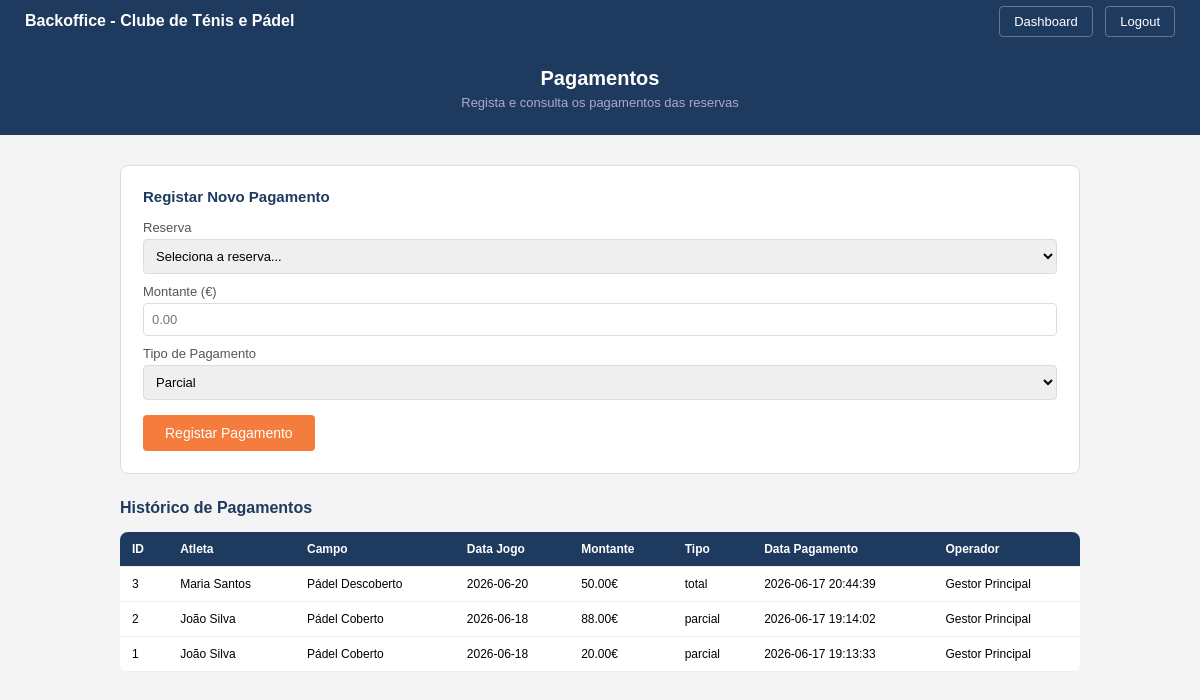
The page /admin/pagamentos.php (signed in) on the database its author committed.
### tables this page shows
CREATE TABLE `pagamento` (
  `id` int(11) NOT NULL,
  `reserva_id` int(11) NOT NULL,
  `montante` decimal(8,2) NOT NULL,
  `data_pagamento` datetime NOT NULL DEFAULT CURRENT_TIMESTAMP,
  `tipo` enum('parcial','total') NOT NULL,
  `operador_id` int(11) NOT NULL
);

CREATE TABLE `atleta` (
  `id` int(11) NOT NULL,
  `jogador` varchar(150) NOT NULL,
  `nome` varchar(150) NOT NULL,
  `documento_tipo` enum('Cartão de Cidadão','Passaporte','Outro') NOT NULL,
  `documento_numero` varchar(50) NOT NULL,
  `nif` varchar(9) DEFAULT NULL,
  `estado_atleta` enum('ativo','inativo') NOT NULL DEFAULT 'ativo',
  `email` varchar(150) NOT NULL,
  `password` varchar(255) NOT NULL,
  `created_at` timestamp NOT NULL DEFAULT CURRENT_TIMESTAMP,
  `updated_at` timestamp NOT NULL DEFAULT CURRENT_TIMESTAMP ON UPDATE CURRENT_TIMESTAMP
);

CREATE TABLE `reserva` (
  `id` int(11) NOT NULL,
  `atleta_id` int(11) NOT NULL,
  `campo_id` int(11) NOT NULL,
  `campo_escolhido` enum('Pádel Coberto','Pádel Descoberto','Ténis Terra Batida','Ténis Rápido') NOT NULL,
  `data_jogo` date NOT NULL,
  `hora_inicio` time NOT NULL,
  `hora_fim` time NOT NULL,
  `estado_reserva` enum('ativa','cancelada','concluida') NOT NULL DEFAULT 'ativa',
  `checkin` tinyint(1) NOT NULL DEFAULT '0',
  `suplemento_iluminacao` tinyint(1) NOT NULL DEFAULT '0',
  `suplemento_aluguer_raquetes` int(11) NOT NULL DEFAULT '0',
  `suplemento_aluguer_bolas` int(11) NOT NULL DEFAULT '0',
  `valor_total` decimal(8,2) NOT NULL,
  `nif_faturacao` varchar(9) DEFAULT NULL,
  `created_at` timestamp NOT NULL DEFAULT CURRENT_TIMESTAMP,
  `updated_at` timestamp NOT NULL DEFAULT CURRENT_TIMESTAMP ON UPDATE CURRENT_TIMESTAMP
);

CREATE TABLE `operador` (
  `id` int(11) NOT NULL,
  `nome` varchar(150) NOT NULL,
  `email` varchar(150) NOT NULL,
  `password` varchar(255) NOT NULL,
  `tipo` enum('gestor','rececionista') NOT NULL,
  `estado` enum('ativo','inativo') NOT NULL DEFAULT 'ativo',
  `created_at` timestamp NOT NULL DEFAULT CURRENT_TIMESTAMP
);

### admin/pagamentos.php (the view, shortened to what this page needs)
<?php
require_once '../config/db.php';
$pagamentos = $pdo->query("SELECT p.*, a.nome as nome_atleta, r.campo_escolhido, r.data_jogo, o.nome as nome_operador FROM pagamento p JOIN reserva r ON p.reserva_id = r.id JOIN atleta a ON r.atleta_id = a.id JOIN operador o ON p.operador_id = o.id ORDER BY p.data_pagamento DESC")->fetchAll();
?>
<!DOCTYPE html>
<html lang="pt">
<head>
</head>
<body>
<nav>
    <span>Backoffice - Clube de Ténis e Pádel</span>
    <div>
        <a href="dashboard.php">Dashboard</a>
        <a href="../logout.php">Logout</a>
    </div>
</nav>
<div class="topo">
    <h1>Pagamentos</h1>
    <p>Regista e consulta os pagamentos das reservas</p>
</div>
<div class="container">
    <div class="formulario">
        <h3>Registar Novo Pagamento</h3>
        <form method="POST">
            <label>Reserva</label>
            <select name="reserva_id" required>
                <option value="">Seleciona a reserva...</option>
            </select>
            <label>Montante (€)</label>
            <input type="number" step="0.01" name="montante" placeholder="0.00" required>
            <label>Tipo de Pagamento</label>
            <select name="tipo" required>
                <option value="parcial">Parcial</option>
            </select>
            <button type="submit" class="btn-guardar">Registar Pagamento</button>
        </form>
    </div>
    <p class="secao-titulo">Histórico de Pagamentos</p>
    <table>
        <tr>
            <th>ID</th>
            <th>Atleta</th>
            <th>Campo</th>
            <th>Data Jogo</th>
            <th>Montante</th>
            <th>Tipo</th>
            <th>Data Pagamento</th>
            <th>Operador</th>
        </tr>
        <?php foreach ($pagamentos as $p): ?>
        <tr>
            <td><?= $p['id'] ?></td>
            <td><?= $p['nome_atleta'] ?></td>
            <td><?= $p['campo_escolhido'] ?></td>
            <td><?= $p['data_jogo'] ?></td>
            <td><?= number_format($p['montante'], 2) ?>€</td>
            <td><?= $p['tipo'] ?></td>
            <td><?= $p['data_pagamento'] ?></td>
            <td><?= $p['nome_operador'] ?></td>
        </tr>
        <?php endforeach; ?>
    </table>
</div>
</body>
</html>

### admin/pagamentos.php (style rules this page uses)
* { margin: 0; padding: 0; box-sizing: border-box; }
body { font-family: Arial; background: #f4f4f4; }
nav { background: #1e3a5f; padding: 12px 25px; display: flex; justify-content: space-between; align-items: center; }
nav span { color: white; font-size: 16px; font-weight: bold; }
nav a { color: white; text-decoration: none; margin-left: 8px; font-size: 13px; padding: 7px 14px; border-radius: 4px; border: 1px solid rgba(255,255,255,0.3); }
.topo { background: #1e3a5f; color: white; padding: 25px; text-align: center; }
.topo h1 { font-size: 20px; }
.topo p { font-size: 13px; color: #aac; margin-top: 5px; }
.container { max-width: 1000px; margin: 30px auto; padding: 0 20px; }
.formulario { background: white; padding: 22px; border-radius: 8px; margin-bottom: 25px; border: 1px solid #ddd; }
.formulario h3 { color: #1e3a5f; margin-bottom: 15px; font-size: 15px; }
label { font-size: 13px; color: #555; display: block; margin-bottom: 4px; margin-top: 10px; }
input, select { width: 100%; padding: 8px; border: 1px solid #ddd; border-radius: 4px; box-sizing: border-box; font-size: 13px; }
.btn-guardar { background: #f47c3c; color: white; padding: 10px 22px; border: none; border-radius: 4px; cursor: pointer; font-size: 14px; margin-top: 15px; }
.secao-titulo { color: #1e3a5f; font-size: 16px; margin: 25px 0 15px 0; font-weight: bold; }
table { width: 100%; border-collapse: collapse; background: white; border-radius: 8px; overflow: hidden; }
th, td { padding: 10px 12px; border-bottom: 1px solid #eee; font-size: 12px; text-align: left; }
th { background: #1e3a5f; color: white; }

### rows shown on the page
pagamento: id "3", atleta.nome "Maria Santos", reserva.campo_escolhido "Pádel Descoberto", reserva.data_jogo "2026-06-20", montante "50.00", tipo "total", data_pagamento "2026-06-17 20:44:39", operador.nome "Gestor Principal"
pagamento: id "2", atleta.nome "João Silva", reserva.campo_escolhido "Pádel Coberto", reserva.data_jogo "2026-06-18", montante "88.00", tipo "parcial", data_pagamento "2026-06-17 19:14:02", operador.nome "Gestor Principal"
pagamento: id "1", atleta.nome "João Silva", reserva.campo_escolhido "Pádel Coberto", reserva.data_jogo "2026-06-18", montante "20.00", tipo "parcial", data_pagamento "2026-06-17 19:13:33", operador.nome "Gestor Principal"
